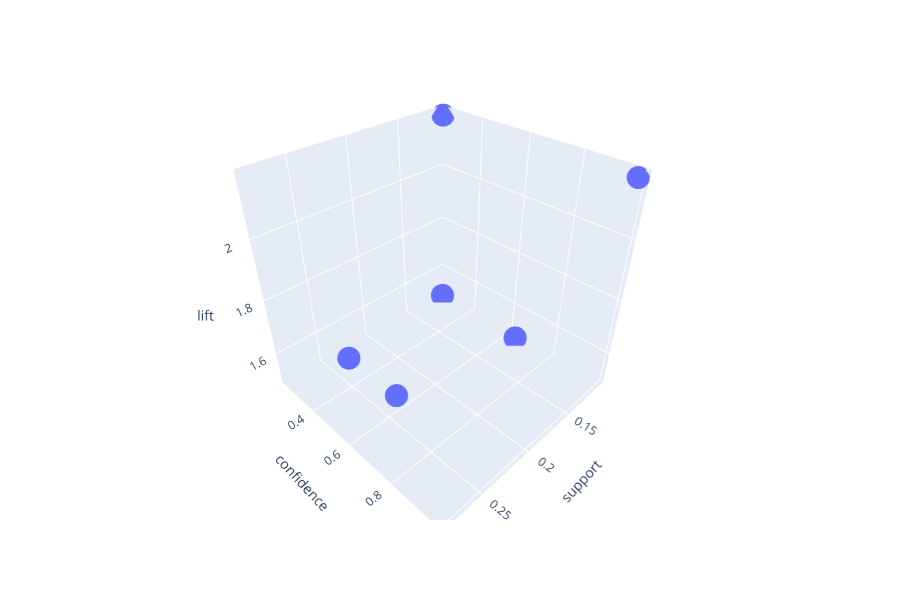

The code cell stored with this chart in its notebook:
### Code cell
import plotly.express as px
df = rules_ca
fig = px.scatter_3d(df, x='support', y='confidence', z='lift')
fig.show()

### Figure 1 — Plotly figure (JSON) as saved in the notebook; plotly's stock layout.template omitted (floating-point values rounded to 4 significant figures)
{"data": [{"hoverlabel": {"namelength": 0}, "hovertemplate": "support=%{x}<br>confidence=%{y}<br>lift=%{z}", "legendgroup": "", "marker": {"color": "#636efa", "symbol": "circle"}, "mode": "markers", "name": "", "scene": "scene", "showlegend": false, "type": "scatter3d", "x": [0.106, 0.106, 0.2823, 0.2823, 0.1127, 0.1127], "y": [0.2332, 0.989, 0.6209, 0.8208, 0.2586, 0.6538], "z": [2.175, 2.175, 1.805, 1.805, 1.5, 1.5]}], "layout": {"height": 600, "legend": {"tracegroupgap": 0}, "margin": {"t": 60}, "scene": {"domain": {"x": [0, 0.98], "y": [0, 1]}, "xaxis": {"title": {"text": "support"}}, "yaxis": {"title": {"text": "confidence"}}, "zaxis": {"title": {"text": "lift"}}}}}
